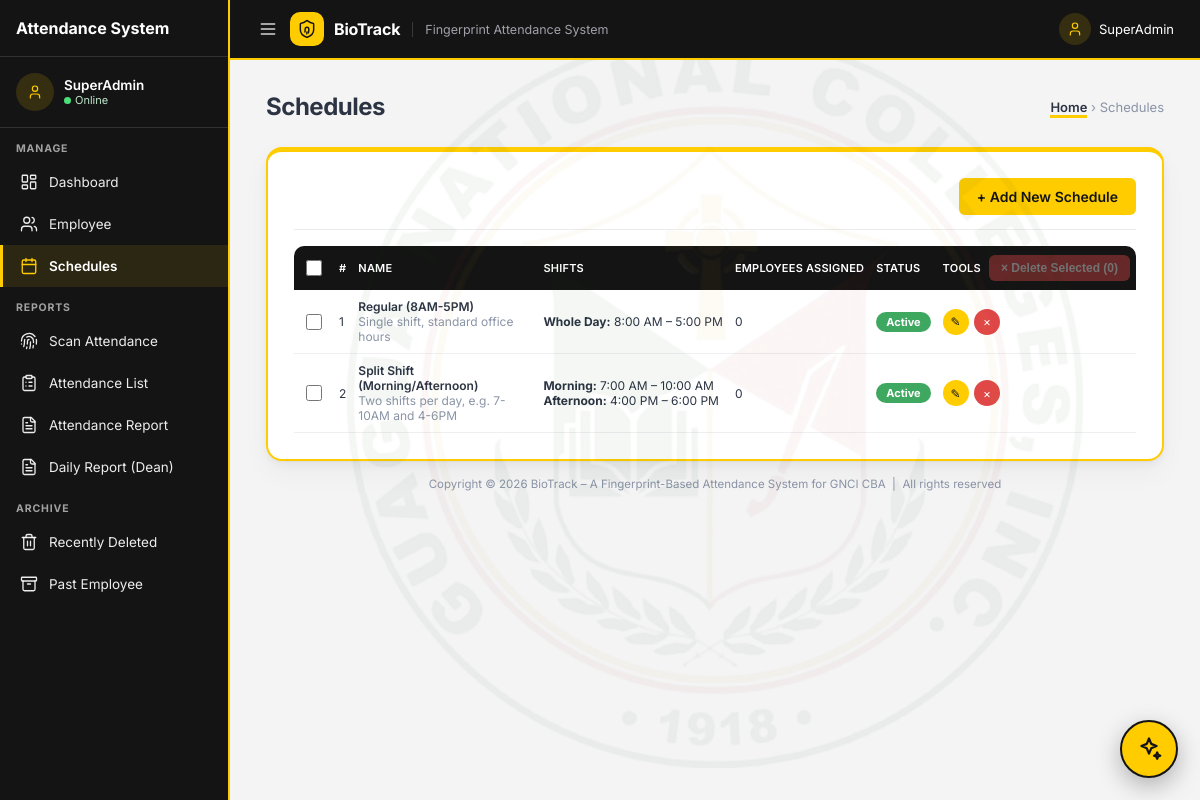
The app's page /schedules.php (signed in) with its own data.
### tables this page shows
CREATE TABLE IF NOT EXISTS schedules (
    id INT AUTO_INCREMENT PRIMARY KEY,
    name VARCHAR(100) NOT NULL UNIQUE,
    description VARCHAR(255) DEFAULT NULL,
    status TINYINT(1) NOT NULL DEFAULT 1,    
    created_at TIMESTAMP DEFAULT CURRENT_TIMESTAMP
);

CREATE TABLE IF NOT EXISTS schedule_shifts (
    id INT AUTO_INCREMENT PRIMARY KEY,
    schedule_id INT NOT NULL,
    shift_order TINYINT UNSIGNED NOT NULL,         
    label VARCHAR(30) NOT NULL DEFAULT 'Shift',    
    time_start TIME NOT NULL,
    time_end TIME NOT NULL,
    grace_minutes SMALLINT UNSIGNED NOT NULL DEFAULT 0,  
    FOREIGN KEY (schedule_id) REFERENCES schedules(id) ON DELETE CASCADE,
    UNIQUE KEY uniq_schedule_shift_order (schedule_id, shift_order)
);

### includes/auth_role.php (called while the page is built, shortened)
<?php
function format_time_am_pm($timeStr) {
    try {
        $dt = new DateTime($timeStr);
        return $dt->format('g:i A');
    } catch (Throwable $e) {
        return $timeStr;
    }
}

### schedules.php (the view, shortened to what this page needs)
<?php
require_once 'includes/schedule_functions.php';
$schedules = $pdo->query(
    "SELECT s.*,
            (SELECT COUNT(*) FROM schedule_shifts ss WHERE ss.schedule_id = s.id) AS shift_count,
            (SELECT COUNT(*) FROM employees e WHERE e.schedule_id = s.id AND e.deleted_at IS NULL) AS employee_count
     FROM schedules s
     ORDER BY s.name"
)->fetchAll();
$shiftsBySchedule = [];
foreach ($pdo->query("SELECT * FROM schedule_shifts ORDER BY schedule_id, shift_order")->fetchAll() as $s) {
    $shiftsBySchedule[$s['schedule_id']][] = $s;
}
?>
<!DOCTYPE html>
<html lang="en">
<head>
<link rel="stylesheet" href="assets/css/base.css?v=<?= @filemtime(__DIR__ . '/assets/css/base.css') ?>">
<link rel="stylesheet" href="assets/css/style.css?v=<?= @filemtime(__DIR__ . '/assets/css/style.css') ?>">
</head>
<body>
<div class="app">
    <?php include 'includes/sidebar.php'; ?>
    <div class="main">
        <?php include 'includes/topbar.php'; ?>
        <div class="content">
            <div class="page-head">
                <h1>Schedules</h1>
                <div class="breadcrumb"><a href="dashboard.php">Home</a> &rsaquo; Schedules</div>
            </div>
            <div class="panel">
                <div class="panel-head">
                    <a href="schedule_add.php" class="btn btn-primary">+ Add New Schedule</a>
                </div>
                <form method="post" action="schedule_delete.php" data-bulk>
                <div style="overflow-x:auto;">
                <table class="data-table">
                    <thead>
                        <tr>
                            <th class="col-check"><input type="checkbox" class="bulk-all" title="Select all" aria-label="Select all"></th>
                            <th>#</th>
                            <th>Name</th>
                            <th>Shifts</th>
                            <th>Employees Assigned</th>
                            <th>Status</th>
                            <th><span style="display:inline-flex;align-items:center;gap:8px;">Tools <button type="submit" data-admin-confirm class="btn btn-danger bulk-btn" disabled title="Delete selected" style="padding:6px 12px;font-size:12px;">&times; Delete Selected (<span class="bulk-count">0</span>)</button></span></th>
                        </tr>
                    </thead>
                    <tbody>
                    <?php foreach ($schedules as $i => $s): ?>
                        <tr>
                            <td class="col-check"><input type="checkbox" class="bulk-check" name="ids[]" value="<?= (int)$s['id'] ?>" aria-label="Select <?= htmlspecialchars($s['name'], ENT_QUOTES) ?>"></td>
                            <td><?= $i+1 ?></td>
                            <td>
                                <div style="font-weight:600;"><?= htmlspecialchars($s['name']) ?></div>
                                <?php if ($s['description']): ?>
                                    <div style="color:#8a94a6;font-size:12px;"><?= htmlspecialchars($s['description']) ?></div>
                                <?php endif; ?>
                            </td>
                            <td>
                                <?php foreach (($shiftsBySchedule[$s['id']] ?? []) as $sh): ?>
                                    <div style="white-space:nowrap;">
                                        <strong><?= htmlspecialchars($sh['label']) ?>:</strong>
                                        <?= htmlspecialchars(format_time_am_pm($sh['time_start'])) ?> &ndash;
                                        <?= htmlspecialchars(format_time_am_pm($sh['time_end'])) ?>
                                    </div>
                                <?php endforeach; ?>
                            </td>
                            <td><?= (int)$s['employee_count'] ?></td>
                            <td>
                                <?php if ($s['status']): ?>
                                    <span class="pill pill-green">Active</span>
                                <?php else: ?>
                                    <span class="pill pill-red">Inactive</span>
                                <?php endif; ?>
                            </td>
                            <td>
                                <a class="tool-btn tool-edit" title="Edit" href="schedule_edit.php?id=<?= $s['id'] ?>">&#9998;</a>
                                <a class="tool-btn tool-delete" data-admin-confirm title="Delete" href="schedule_delete.php?id=<?= (int)$s['id'] ?>">&times;</a>
                            </td>
                        </tr>
                    <?php endforeach; ?>
                    </tbody>
                </table>
                </div>
                </form>
            </div>
<?php include 'includes/footer.php'; ?>

### includes/sidebar.php (shortened to what this page needs)
<?php
$current = basename($_SERVER['PHP_SELF']);
function nav_active($file, $current) {
    return $file === $current ? 'active' : '';
}
require_once __DIR__ . '/icons.php';
?>
<aside class="sidebar">
    <div class="sidebar-brand">Attendance System</div>
    <div class="sidebar-profile">
        <div class="avatar"><?= bt_avatar() ?></div>
        <div>
            <div class="name"><?= htmlspecialchars($role === 'employee' ? ($_SESSION['employee_name'] ?? 'Employee') : ($_SESSION['admin_username'] ?? 'Admin')) ?></div>
            <div class="status">Online</div>
        </div>
    </div>
    <?php if ($role === 'admin'): ?>
        <div class="sidebar-section-title">MANAGE</div>
        <ul class="sidebar-menu">
            <li><a class="<?= nav_active('dashboard.php', $current) ?>" href="dashboard.php"><span class="ico"><?= bt_icon('dashboard') ?></span> Dashboard</a></li>
            <li><a class="<?= nav_active('employee.php', $current) ?>" href="employee.php"><span class="ico"><?= bt_icon('users') ?></span> Employee</a></li>
            <li><a class="<?= nav_active('schedules.php', $current) ?>" href="schedules.php"><span class="ico"><?= bt_icon('calendar') ?></span> Schedules</a></li>
        </ul>
        <div class="sidebar-section-title">REPORTS</div>
        <ul class="sidebar-menu">
            <li><a class="<?= nav_active('attendance_scan.php', $current) ?>" href="attendance_scan.php"><span class="ico"><?= bt_icon('fingerprint') ?></span> Scan Attendance</a></li>
            <li><a class="<?= nav_active('attendance_list.php', $current) ?>" href="attendance_list.php"><span class="ico"><?= bt_icon('list') ?></span> Attendance List</a></li>
            <li><a class="<?= nav_active('attendance_report.php', $current) ?>" href="attendance_report.php"><span class="ico"><?= bt_icon('report') ?></span> Attendance Report</a></li>
            <li><a class="<?= nav_active('daily_report.php', $current) ?>" href="daily_report.php"><span class="ico"><?= bt_icon('report') ?></span> Daily Report (Dean)</a></li>
        </ul>
        <div class="sidebar-section-title">ARCHIVE</div>
        <ul class="sidebar-menu">
            <li><a class="<?= nav_active('employee_trash.php', $current) ?>" href="employee_trash.php"><span class="ico"><?= bt_icon('trash') ?></span> Recently Deleted</a></li>
            <li><a class="<?= nav_active('past_employee.php', $current) ?>" href="past_employee.php"><span class="ico"><?= bt_icon('archive') ?></span> Past Employee</a></li>
        </ul>
    <?php endif; ?>
</aside>

### includes/icons.php (shortened to what this page needs)
<?php
if (!function_exists('bt_icon')) {
    function bt_icon(string $name, string $class = 'ico-svg'): string {
        return '<svg class="' . htmlspecialchars($class, ENT_QUOTES) . '" viewBox="0 0 24 24" fill="none" stroke="currentColor" stroke-width="1.75" stroke-linecap="round" stroke-linejoin="round" aria-hidden="true" focusable="false">' . $paths[$name] . '</svg>';
    }
}
if (!function_exists('bt_current_user_photo')) {
    function bt_current_user_photo(): ?string {
        static $done = false, $photo = null;
        if ($done) return $photo;
        $done = true;
        $pdo = $GLOBALS['pdo'] ?? null;
        try {
            $role = $_SESSION['role'] ?? '';
            if ($role === 'admin' && !empty($_SESSION['admin_id'])) {
                $st = $pdo->prepare("SELECT photo FROM accounts WHERE id = ? AND role = 'admin'");
                $st->execute([(int)$_SESSION['admin_id']]);
            } elseif ($role === 'employee' && !empty($_SESSION['employee_id'])) {
                $st = $pdo->prepare("SELECT photo FROM employees WHERE id = ?");
                $st->execute([(int)$_SESSION['employee_id']]);
            } else {
                return null;
            }
            $name = (string)$st->fetchColumn();
        } catch (Throwable $e) {
            $photo = null;
        }
        return $photo;
    }
}
if (!function_exists('bt_avatar')) {
    function bt_avatar(): string {
        $p = bt_current_user_photo();
        if ($p === null) return bt_icon('user');
        $v = @filemtime(dirname(__DIR__) . '/uploads/photos/' . $p) ?: 0;
        return '<img src="uploads/photos/' . htmlspecialchars(rawurlencode($p), ENT_QUOTES) . '?v=' . (int)$v . '" alt="">';
    }
}

### includes/topbar.php (shortened to what this page needs)
<?php require_once __DIR__ . '/icons.php'; ?>
<div class="topbar">
    <div class="title">
        <span class="hamburger" role="button" aria-label="Toggle menu"><?= bt_icon('menu') ?></span>
        <span class="brand-mark"><?= bt_icon('shield') ?></span>
        <span class="brand-name">BioTrack</span>
        <span class="brand-sub">Fingerprint Attendance System</span>
    </div>
    <div class="admin-chip">
        <div class="avatar"><?= bt_avatar() ?></div>
        <?php $role = $_SESSION['role'] ?? 'admin'; ?>
        <span><?= htmlspecialchars($role === 'employee' ? ($_SESSION['employee_name'] ?? 'EMPLOYEE') : ($_SESSION['admin_username'] ?? 'ADMIN')) ?></span>
    </div>
</div>

### includes/footer.php (shortened to what this page needs)
        <div class="footer-note">Copyright &copy; <?= date('Y') ?> BioTrack &ndash; A Fingerprint-Based Attendance System for GNCI CBA &nbsp;|&nbsp; All rights reserved</div>
        </div>
    </div>
</div>
<?php include __DIR__ . '/ai_widget.php'; ?>
</body>
</html>

### includes/ai_widget.php (shortened to what this page needs)
<?php
$aiV = fn($f) => @filemtime(dirname(__DIR__) . '/' . $f);
?>
<link rel="stylesheet" href="assets/css/ai.css?v=<?= $aiV('assets/css/ai.css') ?>">
<div class="ai-root no-print" id="btAi">
    <button type="button" class="ai-fab" id="btAiFab" aria-label="Open BioTrack Assistant" title="BioTrack Assistant">
        <svg viewBox="0 0 24 24" fill="none" stroke="currentColor" stroke-width="1.9" stroke-linecap="round" stroke-linejoin="round"><path d="M12 3l1.9 4.6L18.5 9.5l-4.6 1.9L12 16l-1.9-4.6L5.5 9.5l4.6-1.9z"/><path d="M19 15l.8 1.9 1.9.8-1.9.8L19 20.4l-.8-1.9-1.9-.8 1.9-.8z"/></svg>
    </button>
</div>

### assets/css/base.css (style rules this page uses)
:root { --blue-header: #141414; --blue-header-dark: #000000; --blue-sidebar: #141414; --blue-sidebar-active: #ffcc00; --blue-accent: #141414; --card-blue: #1c1c1c; --card-blue-dark: #000000; --card-green: #ffcc00; --card-green-dark: #d9a600; --card-orange: #d9a600; --card-orange-dark: #b8860b; --yellow-accent: #ffcc00; --yellow-accent-dark: #d9a600; --text-dark: #2c3444; --text-muted: #8a94a6; --border-light: #e3e7ee; --bg-light: #f4f4f5; --white: #ffffff; --danger: #e04848; --success: #3fa860; --radius: 6px; --radius-lg: 10px; --shadow: 0 1px 2px rgba(10,10,10,.04), 0 4px 12px rgba(10,10,10,.05), 0 12px 28px rgba(10,10,10,.04); --shadow-hover: 0 2px 4px rgba(10,10,10,.05), 0 8px 20px rgba(10,10,10,.08), 0 20px 40px rgba(10,10,10,.06); }
* { box-sizing: border-box; }
html { background: var(--bg-light); min-height: 100%; }
body { margin: 0; font-family: 'Inter', 'Segoe UI', Roboto, Helvetica, Arial, sans-serif; -webkit-font-smoothing: antialiased; background: var(--bg-light); color: var(--text-dark); min-height: 100vh; min-height: 100dvh; }
body .app { min-height: 100vh; min-height: 100dvh; }
body .sidebar { position: sticky; top: 0; align-self: flex-start; height: 100vh; height: 100dvh; overflow-y: auto; }
a { text-decoration: none; color: inherit; }
ul { list-style: none; margin: 0; padding: 0; }
.btn { display: inline-block; border: none; border-radius: var(--radius); padding: 10px 18px; font-size: 14px; font-weight: 600; cursor: pointer; transition: background .15s ease; }
.btn-primary { background: var(--yellow-accent); color: #141414; }
.btn-danger { background: var(--danger); color: #fff; }
@media (min-width: 769px) { .sidebar { view-transition-name: bt-sidebar; } }
@media (min-width: 769px) { .topbar { view-transition-name: bt-topbar; } }
.content { animation: btxRise .45s cubic-bezier(.2,.8,.2,1) both; }
.topbar { position: relative; z-index: 50; }

### assets/css/ai.css (style rules this page uses)
.ai-root { position: fixed; right: 22px; bottom: 22px; z-index: 60; font-family: inherit; }
.ai-fab { width: 58px; height: 58px; border-radius: 50%; border: 2px solid #141414; cursor: pointer; background: #ffcc00; color: #141414; display: flex; align-items: center; justify-content: center; box-shadow: 0 8px 24px rgba(0,0,0,.28); transition: transform .18s ease, box-shadow .18s ease; }
.ai-fab svg { width: 28px; height: 28px; }

### records on screen
schedules: name "Regular (8AM-5PM)", description "Single shift, standard office hours", employee_count "0", status "Active"
schedule_shifts: label "Whole Day", time_start "8:00 AM", time_end "5:00 PM"
schedules: name "Split Shift (Morning/Afternoon)", description "Two shifts per day, e.g. 7-10AM and 4-6PM", employee_count "0", status "Active"
schedule_shifts: label "Morning", time_start "7:00 AM", time_end "10:00 AM"
schedule_shifts: label "Afternoon", time_start "4:00 PM", time_end "6:00 PM"
